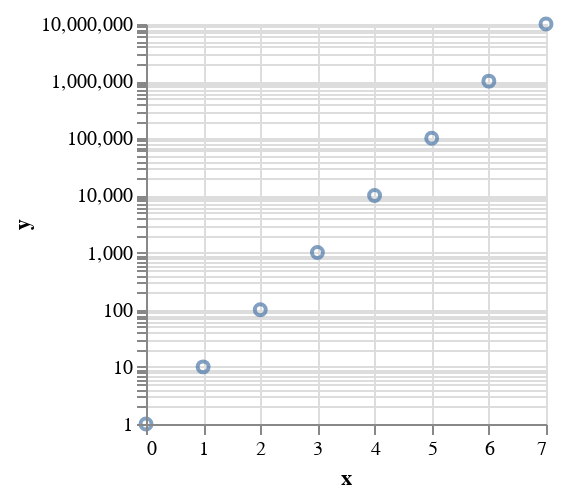

This figure's Vega-Lite source:
### Vega specification from a JSON file in a GitHub repository (floating-point values rounded to 4 significant figures)
{"$schema": "https://vega.github.io/schema/vega/v3.0.json", "autosize": "pad", "padding": 5, "width": 200, "height": 200, "style": "cell", "data": [{"name": "source_0", "values": [{"x": 0, "y": 1}, {"x": 1, "y": 10}, {"x": 2, "y": 100}, {"x": 3, "y": 1000}, {"x": 4, "y": 10000}, {"x": 5, "y": 100000}, {"x": 6, "y": 1000000}, {"x": 7, "y": 10000000}]}, {"name": "data_0", "source": "source_0", "transform": [{"type": "formula", "expr": "toNumber(datum[\"x\"])", "as": "x"}, {"type": "formula", "expr": "toNumber(datum[\"y\"])", "as": "y"}, {"type": "filter", "expr": "datum[\"x\"] !== null && !isNaN(datum[\"x\"]) && datum[\"y\"] !== null && !isNaN(datum[\"y\"])"}]}], "marks": [{"name": "marks", "type": "symbol", "style": ["point"], "from": {"data": "data_0"}, "encode": {"update": {"opacity": {"value": 0.7}, "x": {"scale": "x", "field": "x"}, "y": {"scale": "y", "field": "y"}, "stroke": {"value": "#4c78a8"}, "fill": {"value": "transparent"}}}}], "scales": [{"name": "x", "type": "linear", "domain": {"data": "data_0", "field": "x"}, "range": [0, {"signal": "width"}], "nice": true, "zero": true}, {"name": "y", "type": "log", "domain": {"data": "data_0", "field": "y"}, "range": [{"signal": "height"}, 0], "nice": true}], "axes": [{"scale": "x", "orient": "bottom", "labelFlush": true, "labelOverlap": true, "tickCount": {"signal": "ceil(width/40)"}, "title": "x", "zindex": 1}, {"scale": "x", "orient": "bottom", "domain": false, "grid": true, "labels": false, "maxExtent": 0, "minExtent": 0, "tickCount": {"signal": "ceil(width/40)"}, "ticks": false, "zindex": 0, "gridScale": "y"}, {"scale": "y", "orient": "left", "labelOverlap": "greedy", "title": "y", "zindex": 1}, {"scale": "y", "orient": "left", "domain": false, "grid": true, "labels": false, "maxExtent": 0, "minExtent": 0, "ticks": false, "zindex": 0, "gridScale": "x"}], "config": {"boxExtent": 1.5, "axisY": {"minExtent": 30}}}
